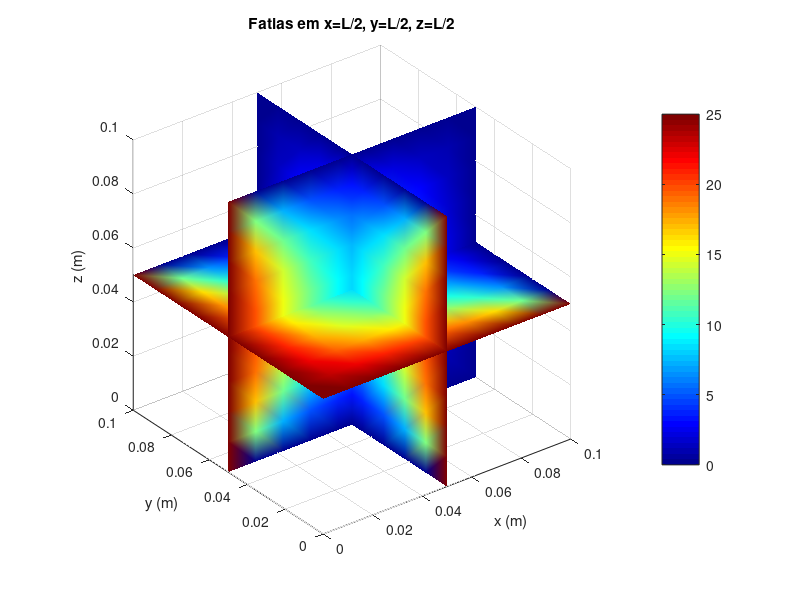
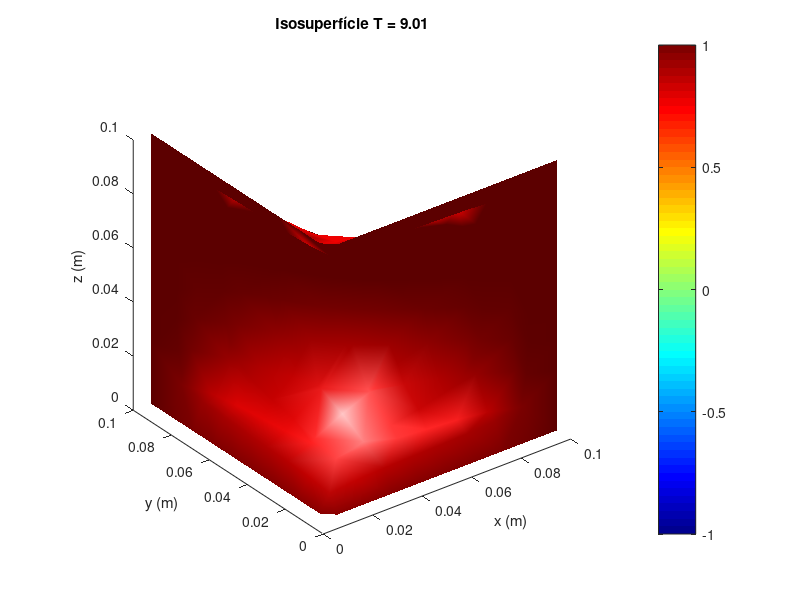
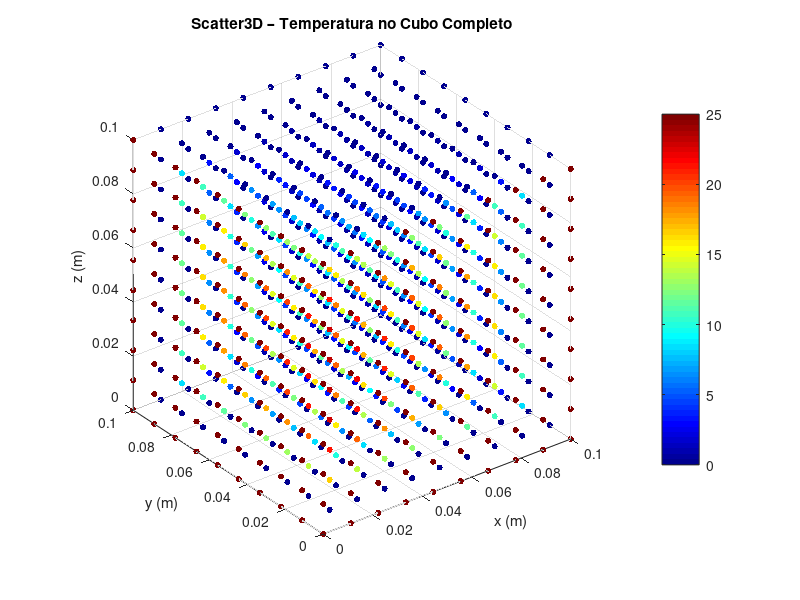

Recreate these plots in MATLAB, in order.
% plot3d_full_save.m
% ==================
% Carrega T_volume.dat, monta volume, faz 3 plots (fatias, isosuperfície e scatter do cubo)
% e salva cada figura em PNG.

%% 1) Load dos dados
data = load('dat/T_volume.dat');  % ajuste o caminho se necessário
coords = data(:,1:3);
Tvals  = data(:,4);

%% 2) Detecta dimensões da malha
nX = max(coords(:,1));
nY = max(coords(:,2));
nZ = max(coords(:,3));

%% 3) Parâmetros físicos e grid para fatias/isosuperfície
L  = 0.1;  
x = linspace(0,L,nX);
y = linspace(0,L,nY);
z = linspace(0,L,nZ);
[X,Y,Z] = meshgrid(x,y,z);

%% 4) Prepara T no formato [y x z] p/ meshgrid
T = zeros(nX,nY,nZ);
for idx = 1:size(coords,1)
    i = coords(idx,1);
    j = coords(idx,2);
    k = coords(idx,3);
    T(i,j,k) = Tvals(idx);
end
Tm = permute(T, [2,1,3]);

%% 5) Plot 1: slices em x=L/2, y=L/2, z=L/2
fig1 = figure('Name','Fatias de Temperatura','NumberTitle','off');
hs = slice(X,Y,Z,Tm, L/2, L/2, L/2);
set(hs,'EdgeColor','none','FaceColor','interp')
colormap(jet), colorbar
xlabel('x (m)'), ylabel('y (m)'), zlabel('z (m)')
title('Fatias em x=L/2, y=L/2, z=L/2')
daspect([1 1 1]), view(3)
saveas(fig1, 'img/fatias_temperatura.png')

%% 6) Plot 2: isosuperfície na média de T
isoVal = mean(Tvals);
fig2 = figure('Name','Isosuperfície Média','NumberTitle','off');
p = patch(isosurface(X,Y,Z,Tm, isoVal));
isonormals(X,Y,Z,Tm,p)
set(p,'FaceColor','red','EdgeColor','none','FaceAlpha',0.6)
colormap(jet), colorbar
xlabel('x (m)'), ylabel('y (m)'), zlabel('z (m)')
title(sprintf('Isosuperfície T = %.2f', isoVal))
camlight('headlight'), lighting gouraud
daspect([1 1 1]), view(3)
saveas(fig2, 'img/isosuperficie_temperatura.png')

%% 7) Plot 3: scatter3 de todo o cubo
% converte índices (i,j,k) em coordenadas físicas
dx = L/(nX-1);
dy = L/(nY-1);
dz = L/(nZ-1);
Xp = (coords(:,1)-1)*dx;
Yp = (coords(:,2)-1)*dy;
Zp = (coords(:,3)-1)*dz;

fig3 = figure('Name','Scatter 3D do Cubo','NumberTitle','off');
scatter3(Xp, Yp, Zp, 20, Tvals, 'filled')
colormap(jet), colorbar
xlabel('x (m)'), ylabel('y (m)'), zlabel('z (m)')
title('Scatter3D – Temperatura no Cubo Completo')
daspect([1 1 1]), view(3)
saveas(fig3, 'img/scatter_temperatura.png')